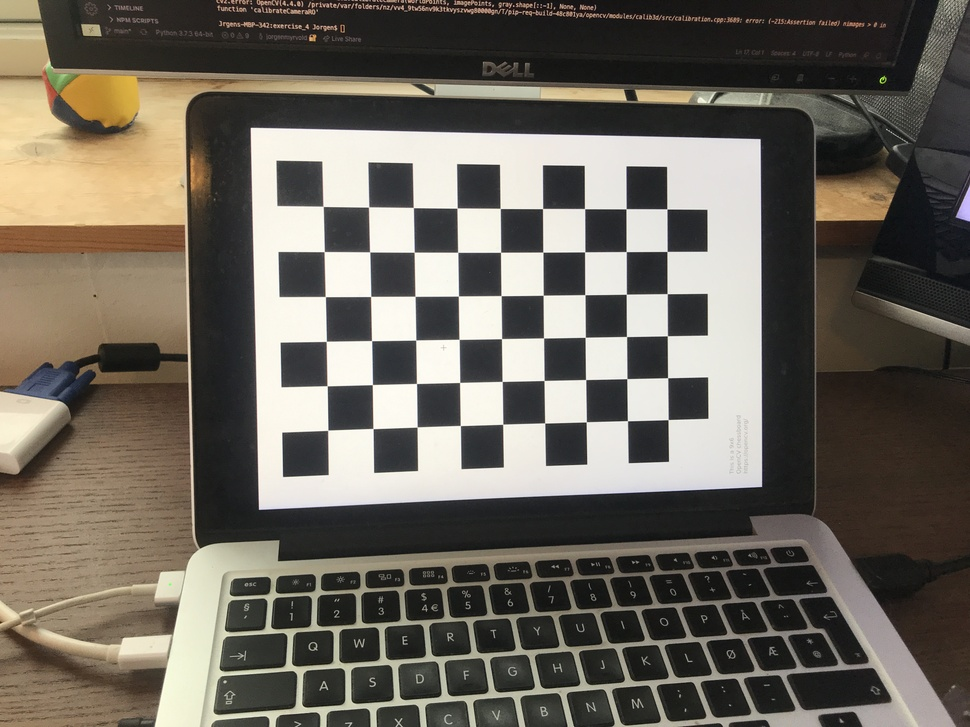
#> input picture exercise_4/calib_imgs/12.JPG, 970 x 727 px, shrunk from 4032 x 3024 before the run; its folder holds 4 pictures in this run
$ python 1b_task.py calib_imgs/12.JPG
#> lines starting #> are read from the running program, lines starting #| are printed output that depends on the picture
import numpy as np
import cv2
import glob
import sys
import os
np.set_printoptions(formatter={'float': '{: 0.2f}'.format})


def skewm(r):
	return np.array([[0, -r[2], r[1]], [r[2], 0, -r[0]], [-r[1], r[0], 0]])

def expso3(u):
    R = np.identity(3) + np.sinc(np.linalg.norm(u)/np.pi)*skewm(u)\
        + 0.5*(np.sinc(np.linalg.norm(u)/(2*np.pi)))**2 * skewm(u) @ skewm(u)
    return R

def calc_h1h2_rows(u,v):
    A1 = [u[0]*v[0],
          u[0]*v[1]+u[1]*v[0],
          u[1]*v[1],
          u[0]*v[2]+u[2]*v[0],
          u[1]*v[2]+u[2]*v[1],
          u[2]*v[2]]
    A2 = [u[0]*u[0]-v[0]*v[0],
          2*u[0]*u[1]-2*v[0]*v[1],
          u[1]*u[1]-v[1]*v[1],
          2*u[0]*u[2]-2*v[0]*v[2],
          2*u[1]*u[2]-2*v[1]*v[2],
          u[2]*u[2]-v[2]*v[2]]
    return A1, A2

def rc2H(x,xp):
    # Homography H = [r1,r2,t] from point is a plane
    A1 = np.hstack([x[0][0]*skewm(xp[0].T), x[0][1]*skewm(xp[0].T), skewm(xp[0].T)])
    A2 = np.hstack([x[1][0]*skewm(xp[1].T), x[1][1]*skewm(xp[1].T), skewm(xp[1].T)])
    A3 = np.hstack([x[2][0]*skewm(xp[2].T), x[2][1]*skewm(xp[2].T), skewm(xp[2].T)])
    A4 = np.hstack([x[3][0]*skewm(xp[3].T), x[3][1]*skewm(xp[3].T), skewm(xp[3].T)])
    A = np.vstack((A1, A2, A3, A4))
    # Singlar value decomposition
    U,S,V = np.linalg.svd(A)
    # Nullspace solution
    scale = np.sign(V[8,8])*np.linalg.norm(V[8,0:3])
    h1 = V[8,0:3]/scale
    h2 = V[8,3:6]/scale
    h3 = V[8,6:9]/scale
    H = np.zeros((3,3))
    H[:,0] = h1; H[:,1] = h2; H[:,2] = h3
    return H

def pose_estimation(x,xp):
    A1 = np.hstack([x[0][0]*skewm(xp[0].T), x[0][1]*skewm(xp[0].T), skewm(xp[0].T)])
    A2 = np.hstack([x[1][0]*skewm(xp[1].T), x[1][1]*skewm(xp[1].T), skewm(xp[1].T)])
    A3 = np.hstack([x[2][0]*skewm(xp[2].T), x[2][1]*skewm(xp[2].T), skewm(xp[2].T)])
    A4 = np.hstack([x[3][0]*skewm(xp[3].T), x[3][1]*skewm(xp[3].T), skewm(xp[3].T)])

    A = np.vstack((A1, A2, A3, A4))
    u,s,v = np.linalg.svd(A)
    h = v[8]
    scale = np.sign(h[8])*np.linalg.norm(h[0:3])
    r1 = h[0:3]/scale
    r2 = h[3:6]/scale
    r3 = np.cross(r1,r2)
    t = h[6:9]/scale
    H = np.identity(4)
    H[0:3,0] = r1; H[0:3,1] = r2; H[0:3,2] = r3; H[0:3,3] = t
    return H

def Hom2B(H1, H2, H3):
    A1, A2 = calc_h1h2_rows(H1[:,0],H1[:,1])
    A3, A4 = calc_h1h2_rows(H2[:,0],H2[:,1])
    A5, A6 = calc_h1h2_rows(H3[:,0],H3[:,1])

    A = np.vstack((A1, A2, A3, A4, A5, A6))
    U,Sigma,Vt = np.linalg.svd(A)
    V = Vt.T
    B = np.zeros((3,3))
    B[0,0] = V[0,5]
    B[0,1] = V[1,5]
    B[1,1] = V[2,5]
    B[0,2] = V[3,5]
    B[1,2] = V[4,5]
    B[2,2] = V[5,5]
    B[1,0] = B[0,1]
    B[2,0] = B[0,2]
    B[2,1] = B[1,2]

    B = B/B[2,2];
    return B


def calibrate(path = '../calib_imgs/*.JPG', rows = 6, columns = 9, size = 0.0213, verbose = 2):

#> called with path = '../calib_imgs/*.JPG', rows = 6, columns = 9, size = 0.0213, verbose = 1
    if not os.path.isabs(path):
        path = os.path.join(os.path.dirname(sys.argv[0]), path)

    images = glob.glob(path)

    try:
        assert rows > 0, "Wrong checkerboard dimensions."
        assert columns > 0, "Wrong checkerboard dimension."
        assert rows*columns >= 2, "Wrong checkerboard dimensions."
        assert len(images) >= 3, "Calibration requires more than three images."
        assert verbose >= 0 and verbose <= 2, "Wrong verbosity parameter."
    except AssertionError as error:
        print(error, " Quitting...")
        sys.exit(1)


    criteria = (cv2.TERM_CRITERIA_EPS + cv2.TERM_CRITERIA_MAX_ITER, 30, 0.001)

    worldFrame = np.zeros((rows*columns,3), np.float32)

    worldFrame[:,:2] = np.mgrid[0:rows,0:columns].T.reshape(-1,2) * size


    worldPoints = [] # 3d point in real world space
    imagePoints = [] # 2d points in image plane.

    if verbose > 0:
        print("Finding chessboard corners...")
    k = 0
    imgs = []
    for idx, filename in enumerate(images):
        img = cv2.imread(filename)
#> img is the input picture: shape (727, 970, 3); mean B, G, R 92.8, 102.5, 108.3
        if k<3:
            imgs.append(img)
            k += 1

        gray = cv2.cvtColor(img, cv2.COLOR_BGR2GRAY)
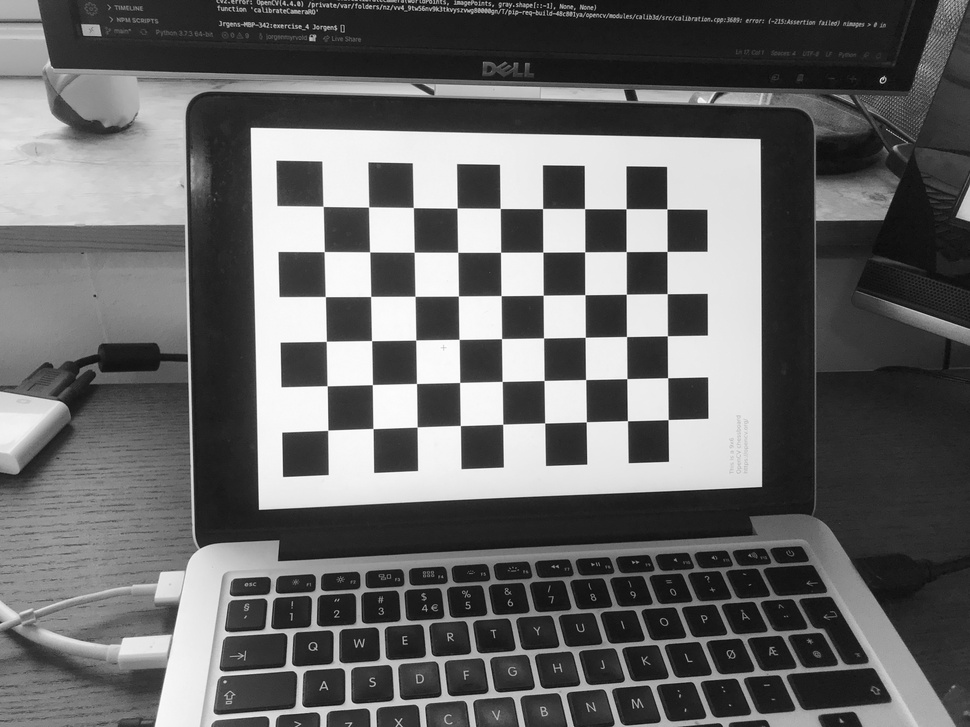
#> gray: shape (727, 970); min 0, max 255, mean 103.1


        found, corners = cv2.findChessboardCorners(gray, (rows, columns), None)
#> found = True; corners = 54 rows, first 8: [327.8, 430.2], [327.2, 385.8], [326.3, 341.3], [325.4, 296.6], [324.2, 251.6], [323.1, 206.4], [373, 428.5], [372.4, 384.6]
#> pass 3 of the loop in calibrate, `for idx, filename in enumerate(images):`:
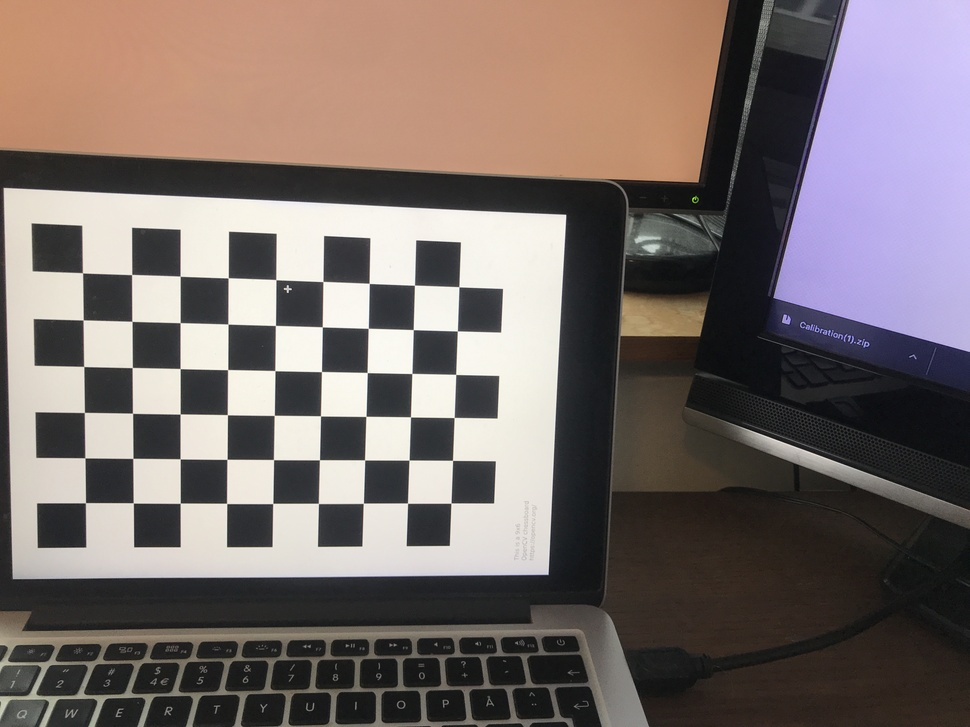
#> input picture exercise_4/calib_imgs/20.JPG, 970 x 727 px, shrunk from 4032 x 3024 before the run
#> in calibrate, img is the input picture: shape (727, 970, 3); mean B, G, R 106, 108.5, 119.8
#> in calibrate, `gray = cv2.cvtColor(img, cv2.COLOR_BGR2GRAY)`:
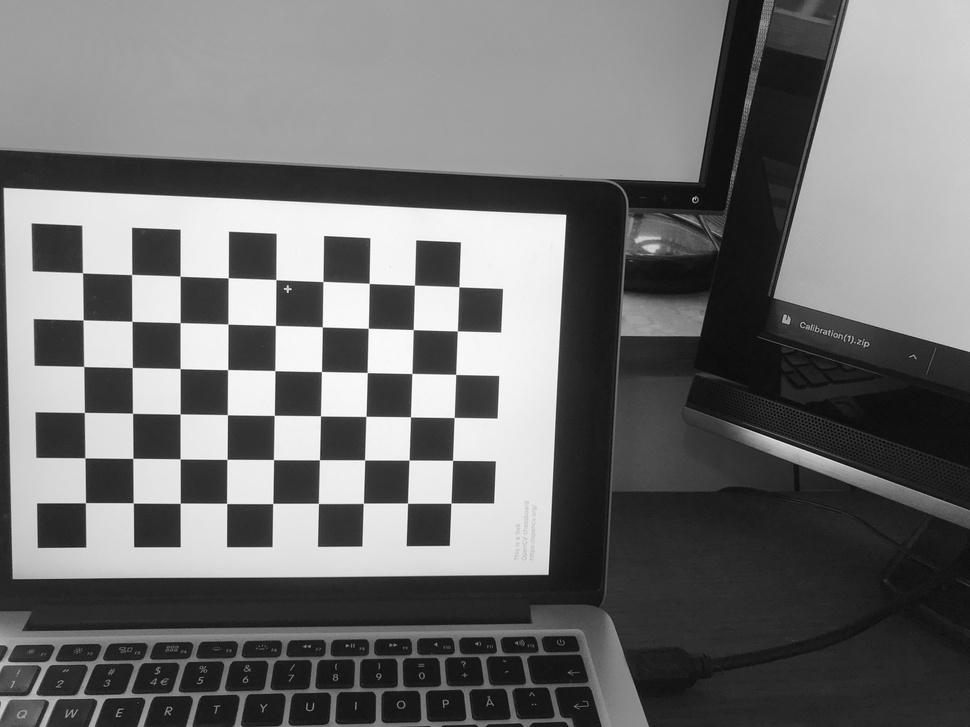
#> gray: shape (727, 970); min 4, max 255, mean 111.6
#> corners = 54 rows, first 8: [85.44, 502.7], [84.89, 457.9], [84.37, 412.4], [83.73, 366.5], [83.15, 320], [82.49, 272.8], [133.3, 502.9], [132.8, 458.4]
#> the loop made 4 passes; the first 3 are shown

        if found == True:
            worldPoints.append(worldFrame)
            imagePoints.append(cv2.cornerSubPix(gray, corners, (11, 11), (-1, -1), criteria))

            if verbose > 0:
                print("Found corners. %d / %d" % (idx+1, len(images)))
            if verbose > 1:
                img = cv2.drawChessboardCorners(img, (rows, columns), corners, True)
        else:
            if verbose > 0:
                print("Could not find corners in image %s. Image %d / %d" % (filename, idx+1, len(images)))


    x1 = []
#> x1 = []
    xp1 = []
    x2 = []
    xp2 = []
    x3 = []
    xp3 = []
    temp = np.array([0,0,0,1],dtype=float)
    temp2 = np.array([0,0,1],dtype=float)
    itt = np.array([0,6,42,48])
    counter = 0
    for j in (itt):
        temp2[0] = imagePoints[0][j][0][0]
        temp2[1] = imagePoints[0][j][0][1]
        xp1.append(temp2.copy())

        temp[0] = worldPoints[0][j][0]
        temp[1] = worldPoints[0][j][1]
        x1.append(temp.copy())


    for j in (itt):
        temp2[0] = imagePoints[1][j][0][0]
        temp2[1] = imagePoints[1][j][0][1]
        xp2.append(temp2.copy())

        temp[0] = worldPoints[1][j][0]
        temp[1] = worldPoints[1][j][1]
        x2.append(temp.copy())
    for j in (itt):
        temp2[0] = imagePoints[2][j][0][0]
        temp2[1] = imagePoints[2][j][0][1]
        xp3.append(temp2.copy())

        temp[0] = worldPoints[2][j][0]
        temp[1] = worldPoints[2][j][1]
        x3.append(temp.copy())


    H_1 = rc2H(x1,xp1)
    H_2 = rc2H(x2,xp2)
    H_3 = rc2H(x3,xp3)

    B = Hom2B(H_1,H_2,H_3)
    K = np.linalg.inv(np.linalg.cholesky(B))
    # Normalize
    K = K.transpose()/K[2,2]

    #finding pose for the first picture
    #finding the normalized image coordinates
    for i in range(len(xp1)):
        xp1[i] = np.dot(np.linalg.inv(K),xp1[i].T).copy()

    print ('Estiamted kamera parameter matrix:')
    print (K)

    T_co_1 = pose_estimation(x1,xp1)
    print("T_co_1: ")
    print(T_co_1)


if __name__ == "__main__":
#> (the run stopped early here; a loop or call above may not have finished)
